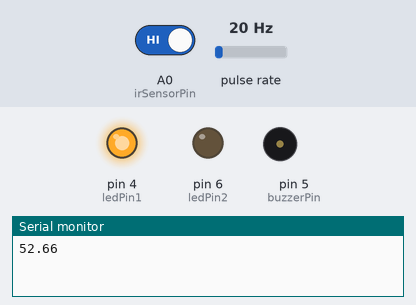
The sketch below on a simulated Arduino Uno, built with avr-gcc and run on an emulated ATmega328P. Shown: output pins drawn as LEDs (lit = HIGH), buzzer (waves = sounding), the last lines printed to the serial monitor. Wiring (inferred from the names in the program): pulse sensor: data pin 2. The test bench sets the inputs (shaded band); at power-on: A0 (irSensorPin) HIGH, pulse rate 20 Hz.

Above: at 1.2 s.
1.3 s: A0 (irSensorPin) driven LOW
At 3.2 s:
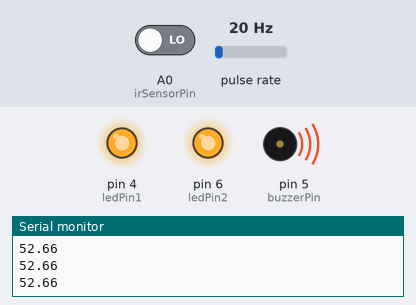
3.5 s: A0 (irSensorPin) driven HIGH
At 4.9 s:
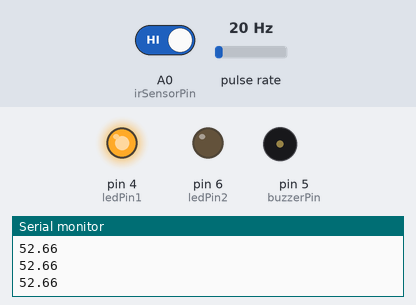
Timing chart, 0 to 6.5 s (numbered marks = the images above; inputs shaded):
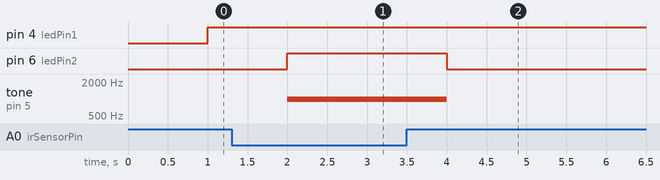

Measured:
- after the input at 1.3 s, pin 6 (ledPin2): LOW → HIGH after 0.70 s; tone on pin 5 (buzzerPin): silent → 1000 Hz after 0.70 s
- after the input at 3.5 s, pin 6 (ledPin2): HIGH → LOW after 0.50 s; tone on pin 5 (buzzerPin): 1000 Hz → silent after 0.50 s

The sketch:

sketch_dec06b.ino
```cpp
volatile int pulse;
float volume;
unsigned char flowsensor = 2;
const int irSensorPin = A0;
const int ledPin1 = 4;
const int ledPin2 = 6;
const int buzzerPin = 5;
unsigned long currentTime;
unsigned long cloopTime;
const float FLOW_THRESHOLD = 5.0;

void increase()
{
  pulse++;
}

void setup()
{
  pinMode(flowsensor, INPUT);
  digitalWrite(flowsensor, HIGH);
  pinMode(irSensorPin, INPUT);
  digitalWrite(irSensorPin, HIGH);
  pinMode(ledPin1, OUTPUT);
  pinMode(ledPin2, OUTPUT);
  pinMode(buzzerPin,OUTPUT);
  Serial.begin(9600);
  attachInterrupt(digitalPinToInterrupt(flowsensor), increase, RISING);
  sei();
  currentTime = millis();
  cloopTime = currentTime;
}

void loop()
{

  currentTime = millis();
  if (currentTime >= (cloopTime + 1000))
  {
    cloopTime = currentTime;
    float volume = 2.633*pulse;

    int handdetectedHigh = digitalRead(irSensorPin);

    if (volume> FLOW_THRESHOLD && handdetectedHigh == LOW)
    {
      tone(buzzerPin, 1000);
      //delay(500);
    }
    else
    {
      noTone(buzzerPin);
      //delay(500);
    }
    if (handdetectedHigh == LOW)
    {
      digitalWrite(ledPin2, HIGH);
    }
    else
    {
      digitalWrite(ledPin2, LOW);
    }
    if (volume>FLOW_THRESHOLD)
    {
      digitalWrite(ledPin1, HIGH);
    }
    else
    {
      digitalWrite(ledPin1, LOW);
    }
  Serial.println(volume);
    pulse = 0;
  }
}
```
